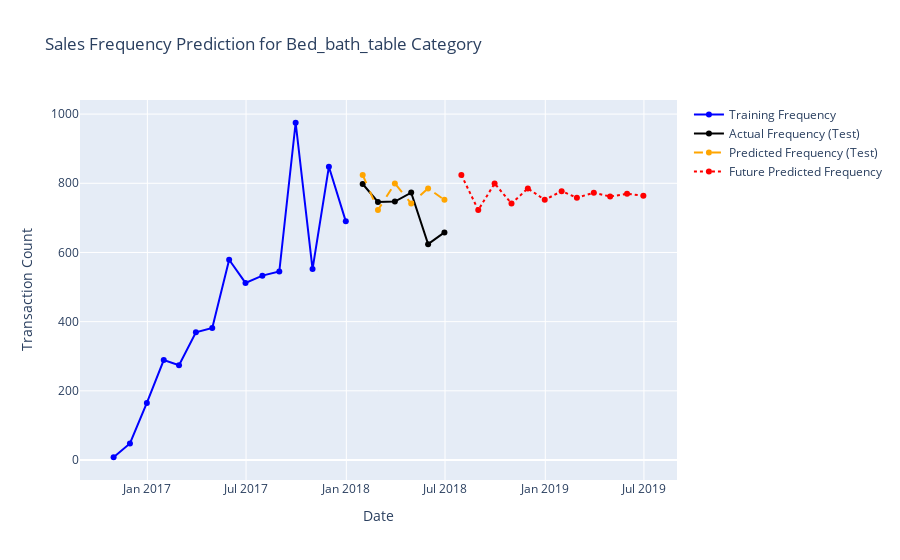
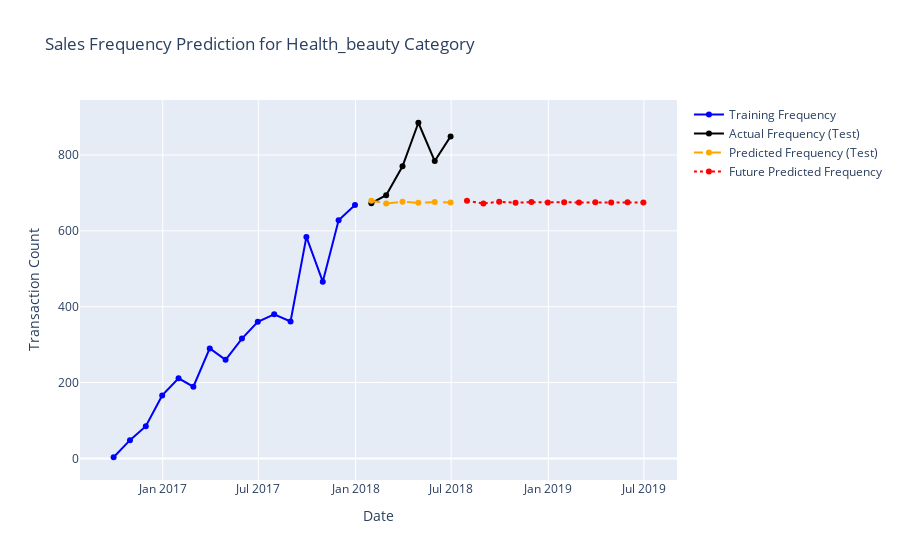
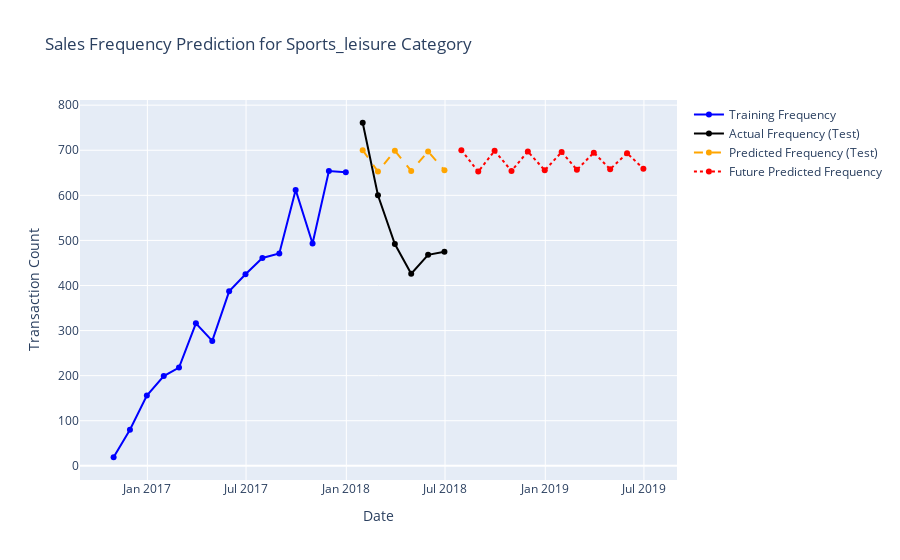
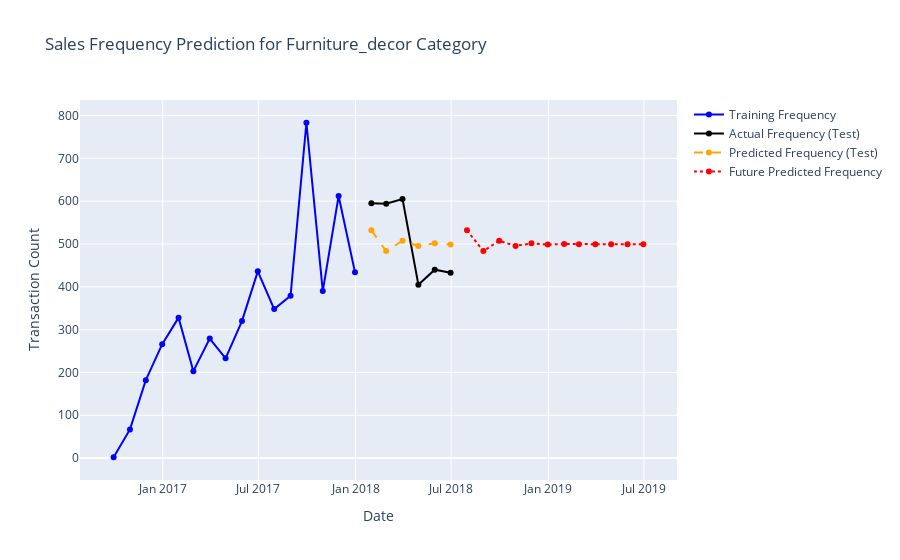

Source (notebook cell) for these figures, in order:
### Code cell
import pandas as pd
import plotly.graph_objs as go
from statsmodels.tsa.arima.model import ARIMA
from sklearn.metrics import mean_absolute_error, mean_squared_error, r2_score
import numpy as np

# Load the cleaned dataset
full_data = pd.read_csv('cleaned_full_data.csv')

# Calculate total transactions for each product category
total_transactions_by_category = (
    full_data.groupby('product_category_name_english')['order_id']  # Assuming 'order_id' is the unique identifier for each transaction
    .count()
    .reset_index()
)

# Identify the top 5 categories by total transactions
top_categories = total_transactions_by_category.nlargest(5, 'order_id')['product_category_name_english'].tolist()

# Summary dictionary for results
results_summary = {}
predicted_sales_summary = {}

# Future months to predict
future_months = 12

# Time Series Analysis for Each Top Category
for category_name in top_categories:
    # Filter data for the category
    category_data = full_data[full_data['product_category_name_english'] == category_name]

    # Group by year and month, counting transactions
    category_monthly_sales = category_data.groupby(['order_year', 'order_month'])['order_id'].count().reset_index()

    # Create Date column and set as index
    category_monthly_sales['date'] = pd.to_datetime(
        category_monthly_sales['order_year'].astype(str) + '-' + 
        category_monthly_sales['order_month'].astype(str).str.zfill(2) + '-01'
    )
    category_monthly_sales.set_index('date', inplace=True)
    category_monthly_sales.index = pd.date_range(start=category_monthly_sales.index[0], 
                                                  periods=len(category_monthly_sales), 
                                                  freq='ME')

    # Split data for training and testing
    train_data = category_monthly_sales[category_monthly_sales.index < '2018-01-01']
    test_data = category_monthly_sales[category_monthly_sales.index >= '2018-01-01']

    try:
        # Fit the ARIMA model on transaction counts
        model = ARIMA(train_data['order_id'], order=(1, 1, 1))  # Adjust order as necessary
        model_fit = model.fit()

        # Predictions for test set
        y_pred_test = model_fit.forecast(steps=len(test_data))

        # Calculate evaluation metrics
        mae = mean_absolute_error(test_data['order_id'], y_pred_test)
        mse = mean_squared_error(test_data['order_id'], y_pred_test)
        rmse = np.sqrt(mse)
        r2 = r2_score(test_data['order_id'], y_pred_test)

        results_summary[category_name] = {'MAE': mae, 'MSE': mse, 'RMSE': rmse, 'R² Score': r2}
        predicted_sales_summary[category_name] = {'Predicted Frequency': y_pred_test.sum()}  # Total predicted transactions

        # Future Predictions
        future_index = pd.date_range(start=category_monthly_sales.index[-1] + pd.DateOffset(months=1), 
                                      periods=future_months, freq='ME')
        future_predictions = model_fit.forecast(steps=future_months)

        fig = go.Figure()
        fig.add_trace(go.Scatter(x=train_data.index, y=train_data['order_id'], mode='lines+markers', name='Training Frequency', line=dict(color='blue')))
        fig.add_trace(go.Scatter(x=test_data.index, y=test_data['order_id'], mode='lines+markers', name='Actual Frequency (Test)', line=dict(color='black')))
        fig.add_trace(go.Scatter(x=test_data.index, y=y_pred_test, mode='lines+markers', name='Predicted Frequency (Test)', line=dict(dash='dash', color='orange')))
        fig.add_trace(go.Scatter(x=future_index, y=future_predictions, mode='lines+markers', name='Future Predicted Frequency', line=dict(dash='dot', color='red')))
        fig.update_layout(title=f'Sales Frequency Prediction for {category_name.capitalize()} Category', 
                          xaxis_title='Date', yaxis_title='Transaction Count', hovermode="x unified")
        fig.show()

    except Exception as e:
        print(f"Error fitting model for {category_name}: {e}")

# Results Summary
results_df = pd.DataFrame(results_summary).T
predicted_sales_df = pd.DataFrame(predicted_sales_summary).T

print("Evaluation Metrics:")
print(results_df)

highest_sales_category = predicted_sales_df['Predicted Frequency'].idxmax()
highest_sales_value = predicted_sales_df['Predicted Frequency'].max()

print(f"\nThe category with the highest predicted frequency is: {highest_sales_category} "
      f"with predicted frequency of {highest_sales_value:.2f} transactions.")

### Figure 1 — Plotly figure (JSON) as saved in the notebook; plotly's stock layout.template omitted (floating-point values rounded to 4 significant figures)
{"data": [{"line": {"color": "blue"}, "mode": "lines+markers", "name": "Training Frequency", "type": "scatter", "x": ["2016-10-31T00:00:00", "2016-11-30T00:00:00", "2016-12-31T00:00:00", "2017-01-31T00:00:00", "2017-02-28T00:00:00", "2017-03-31T00:00:00", "2017-04-30T00:00:00", "2017-05-31T00:00:00", "2017-06-30T00:00:00", "2017-07-31T00:00:00", "2017-08-31T00:00:00", "2017-09-30T00:00:00", "2017-10-31T00:00:00", "2017-11-30T00:00:00", "2017-12-31T00:00:00"], "y": [8, 48, 165, 289, 274, 369, 382, 579, 512, 533, 545, 975, 552, 848, 690]}, {"line": {"color": "black"}, "mode": "lines+markers", "name": "Actual Frequency (Test)", "type": "scatter", "x": ["2018-01-31T00:00:00", "2018-02-28T00:00:00", "2018-03-31T00:00:00", "2018-04-30T00:00:00", "2018-05-31T00:00:00", "2018-06-30T00:00:00"], "y": [798, 746, 747, 773, 624, 658]}, {"line": {"color": "orange", "dash": "dash"}, "mode": "lines+markers", "name": "Predicted Frequency (Test)", "type": "scatter", "x": ["2018-01-31T00:00:00", "2018-02-28T00:00:00", "2018-03-31T00:00:00", "2018-04-30T00:00:00", "2018-05-31T00:00:00", "2018-06-30T00:00:00"], "y": [824.1, 722.7, 799.4, 741.4, 785.3, 752.1]}, {"line": {"color": "red", "dash": "dot"}, "mode": "lines+markers", "name": "Future Predicted Frequency", "type": "scatter", "x": ["2018-07-31T00:00:00", "2018-08-31T00:00:00", "2018-09-30T00:00:00", "2018-10-31T00:00:00", "2018-11-30T00:00:00", "2018-12-31T00:00:00", "2019-01-31T00:00:00", "2019-02-28T00:00:00", "2019-03-31T00:00:00", "2019-04-30T00:00:00", "2019-05-31T00:00:00", "2019-06-30T00:00:00"], "y": [824.1, 722.7, 799.4, 741.4, 785.3, 752.1, 777.2, 758.2, 772.6, 761.7, 769.9, 763.7]}], "layout": {"autosize": true, "hovermode": "x unified", "title": {"text": "Sales Frequency Prediction for Bed_bath_table Category"}, "xaxis": {"autorange": true, "range": ["2016-09-01 01:16:07.4009", "2019-08-28 22:43:52.5991"], "title": {"text": "Date"}, "type": "date"}, "yaxis": {"autorange": true, "range": [-71.8, 1055.0], "title": {"text": "Transaction Count"}, "type": "linear"}}}

### Figure 2 — Plotly figure (JSON) as saved in the notebook; plotly's stock layout.template omitted (floating-point values rounded to 4 significant figures)
{"data": [{"line": {"color": "blue"}, "mode": "lines+markers", "name": "Training Frequency", "type": "scatter", "x": ["2016-09-30T00:00:00", "2016-10-31T00:00:00", "2016-11-30T00:00:00", "2016-12-31T00:00:00", "2017-01-31T00:00:00", "2017-02-28T00:00:00", "2017-03-31T00:00:00", "2017-04-30T00:00:00", "2017-05-31T00:00:00", "2017-06-30T00:00:00", "2017-07-31T00:00:00", "2017-08-31T00:00:00", "2017-09-30T00:00:00", "2017-10-31T00:00:00", "2017-11-30T00:00:00", "2017-12-31T00:00:00"], "y": [3, 48, 85, 166, 211, 189, 290, 260, 316, 360, 380, 361, 584, 466, 628, 668]}, {"line": {"color": "black"}, "mode": "lines+markers", "name": "Actual Frequency (Test)", "type": "scatter", "x": ["2018-01-31T00:00:00", "2018-02-28T00:00:00", "2018-03-31T00:00:00", "2018-04-30T00:00:00", "2018-05-31T00:00:00", "2018-06-30T00:00:00"], "y": [673, 694, 770, 885, 784, 849]}, {"line": {"color": "orange", "dash": "dash"}, "mode": "lines+markers", "name": "Predicted Frequency (Test)", "type": "scatter", "x": ["2018-01-31T00:00:00", "2018-02-28T00:00:00", "2018-03-31T00:00:00", "2018-04-30T00:00:00", "2018-05-31T00:00:00", "2018-06-30T00:00:00"], "y": [679.5, 672.2, 676.8, 673.9, 675.7, 674.5]}, {"line": {"color": "red", "dash": "dot"}, "mode": "lines+markers", "name": "Future Predicted Frequency", "type": "scatter", "x": ["2018-07-31T00:00:00", "2018-08-31T00:00:00", "2018-09-30T00:00:00", "2018-10-31T00:00:00", "2018-11-30T00:00:00", "2018-12-31T00:00:00", "2019-01-31T00:00:00", "2019-02-28T00:00:00", "2019-03-31T00:00:00", "2019-04-30T00:00:00", "2019-05-31T00:00:00", "2019-06-30T00:00:00"], "y": [679.5, 672.2, 676.8, 673.9, 675.7, 674.5, 675.3, 674.8, 675.1, 674.9, 675.1, 675.0]}], "layout": {"autosize": true, "hovermode": "x unified", "title": {"text": "Sales Frequency Prediction for Health_beauty Category"}, "xaxis": {"autorange": true, "range": ["2016-07-30 03:22:59.7357", "2019-08-30 20:37:00.2643"], "title": {"text": "Date"}, "type": "date"}, "yaxis": {"autorange": true, "range": [-69.79, 957.8], "title": {"text": "Transaction Count"}, "type": "linear"}}}

### Figure 3 — Plotly figure (JSON) as saved in the notebook; plotly's stock layout.template omitted (floating-point values rounded to 4 significant figures)
{"data": [{"line": {"color": "blue"}, "mode": "lines+markers", "name": "Training Frequency", "type": "scatter", "x": ["2016-10-31T00:00:00", "2016-11-30T00:00:00", "2016-12-31T00:00:00", "2017-01-31T00:00:00", "2017-02-28T00:00:00", "2017-03-31T00:00:00", "2017-04-30T00:00:00", "2017-05-31T00:00:00", "2017-06-30T00:00:00", "2017-07-31T00:00:00", "2017-08-31T00:00:00", "2017-09-30T00:00:00", "2017-10-31T00:00:00", "2017-11-30T00:00:00", "2017-12-31T00:00:00"], "y": [19, 80, 156, 199, 218, 316, 277, 387, 425, 461, 471, 612, 493, 654, 651]}, {"line": {"color": "black"}, "mode": "lines+markers", "name": "Actual Frequency (Test)", "type": "scatter", "x": ["2018-01-31T00:00:00", "2018-02-28T00:00:00", "2018-03-31T00:00:00", "2018-04-30T00:00:00", "2018-05-31T00:00:00", "2018-06-30T00:00:00"], "y": [761, 600, 492, 426, 468, 475]}, {"line": {"color": "orange", "dash": "dash"}, "mode": "lines+markers", "name": "Predicted Frequency (Test)", "type": "scatter", "x": ["2018-01-31T00:00:00", "2018-02-28T00:00:00", "2018-03-31T00:00:00", "2018-04-30T00:00:00", "2018-05-31T00:00:00", "2018-06-30T00:00:00"], "y": [700.3, 652.6, 698.7, 654.1, 697.3, 655.5]}, {"line": {"color": "red", "dash": "dot"}, "mode": "lines+markers", "name": "Future Predicted Frequency", "type": "scatter", "x": ["2018-07-31T00:00:00", "2018-08-31T00:00:00", "2018-09-30T00:00:00", "2018-10-31T00:00:00", "2018-11-30T00:00:00", "2018-12-31T00:00:00", "2019-01-31T00:00:00", "2019-02-28T00:00:00", "2019-03-31T00:00:00", "2019-04-30T00:00:00", "2019-05-31T00:00:00", "2019-06-30T00:00:00"], "y": [700.3, 652.6, 698.7, 654.1, 697.3, 655.5, 695.9, 656.8, 694.7, 658.0, 693.5, 659.2]}], "layout": {"autosize": true, "hovermode": "x unified", "title": {"text": "Sales Frequency Prediction for Sports_leisure Category"}, "xaxis": {"autorange": true, "range": ["2016-09-01 01:16:07.4009", "2019-08-28 22:43:52.5991"], "title": {"text": "Date"}, "type": "date"}, "yaxis": {"autorange": true, "range": [-42.23, 822.2], "title": {"text": "Transaction Count"}, "type": "linear"}}}

### Figure 4 — Plotly figure (JSON) as saved in the notebook; plotly's stock layout.template omitted (floating-point values rounded to 4 significant figures)
{"data": [{"line": {"color": "blue"}, "mode": "lines+markers", "name": "Training Frequency", "type": "scatter", "x": ["2016-09-30T00:00:00", "2016-10-31T00:00:00", "2016-11-30T00:00:00", "2016-12-31T00:00:00", "2017-01-31T00:00:00", "2017-02-28T00:00:00", "2017-03-31T00:00:00", "2017-04-30T00:00:00", "2017-05-31T00:00:00", "2017-06-30T00:00:00", "2017-07-31T00:00:00", "2017-08-31T00:00:00", "2017-09-30T00:00:00", "2017-10-31T00:00:00", "2017-11-30T00:00:00", "2017-12-31T00:00:00"], "y": [2, 67, 182, 266, 328, 203, 279, 233, 320, 436, 348, 379, 783, 390, 612, 434]}, {"line": {"color": "black"}, "mode": "lines+markers", "name": "Actual Frequency (Test)", "type": "scatter", "x": ["2018-01-31T00:00:00", "2018-02-28T00:00:00", "2018-03-31T00:00:00", "2018-04-30T00:00:00", "2018-05-31T00:00:00", "2018-06-30T00:00:00"], "y": [595, 594, 605, 405, 440, 433]}, {"line": {"color": "orange", "dash": "dash"}, "mode": "lines+markers", "name": "Predicted Frequency (Test)", "type": "scatter", "x": ["2018-01-31T00:00:00", "2018-02-28T00:00:00", "2018-03-31T00:00:00", "2018-04-30T00:00:00", "2018-05-31T00:00:00", "2018-06-30T00:00:00"], "y": [531.9, 483.3, 507.4, 495.5, 501.4, 498.5]}, {"line": {"color": "red", "dash": "dot"}, "mode": "lines+markers", "name": "Future Predicted Frequency", "type": "scatter", "x": ["2018-07-31T00:00:00", "2018-08-31T00:00:00", "2018-09-30T00:00:00", "2018-10-31T00:00:00", "2018-11-30T00:00:00", "2018-12-31T00:00:00", "2019-01-31T00:00:00", "2019-02-28T00:00:00", "2019-03-31T00:00:00", "2019-04-30T00:00:00", "2019-05-31T00:00:00", "2019-06-30T00:00:00"], "y": [531.9, 483.3, 507.4, 495.5, 501.4, 498.5, 499.9, 499.2, 499.6, 499.4, 499.5, 499.4]}], "layout": {"autosize": true, "hovermode": "x unified", "title": {"text": "Sales Frequency Prediction for Furniture_decor Category"}, "xaxis": {"autorange": true, "range": ["2016-07-30 03:22:59.7357", "2019-08-30 20:37:00.2643"], "title": {"text": "Date"}, "type": "date"}, "yaxis": {"autorange": true, "range": [-62.45, 847.5], "title": {"text": "Transaction Count"}, "type": "linear"}}}
